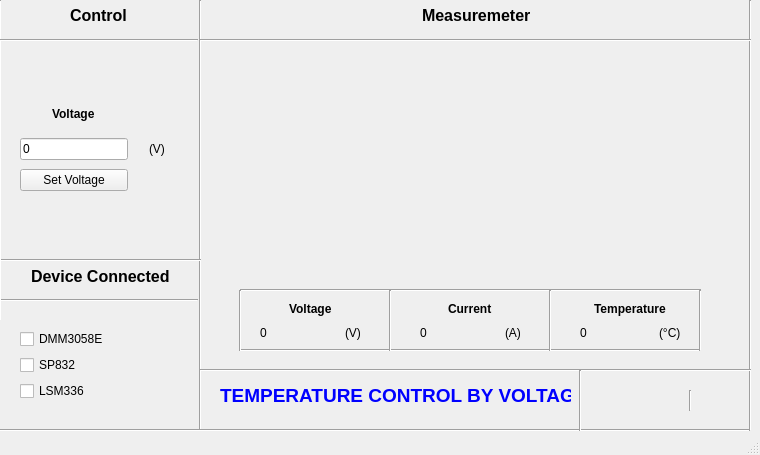
<?xml version="1.0" encoding="UTF-8"?>
<ui version="4.0">
 <class>HMI_RRL_3</class>
 <widget class="QMainWindow" name="HMI_RRL_3">
  <property name="geometry">
   <rect>
    <x>0</x>
    <y>0</y>
    <width>760</width>
    <height>455</height>
   </rect>
  </property>
  <property name="font">
   <font>
    <bold>true</bold>
   </font>
  </property>
  <property name="windowTitle">
   <string>MainWindow</string>
  </property>
  <property name="windowIcon">
   <iconset>
    <normaloff>../../../HMI_AUTOCAL_2023v3.3/ui/logo_cepia.qrc.jpg</normaloff>../../../HMI_AUTOCAL_2023v3.3/ui/logo_cepia.qrc.jpg</iconset>
  </property>
  <widget class="QWidget" name="centralwidget">
   <widget class="QWidget" name="verticalLayoutWidget">
    <property name="geometry">
     <rect>
      <x>20</x>
      <y>100</y>
      <width>161</width>
      <height>91</height>
     </rect>
    </property>
    <layout class="QVBoxLayout" name="verticalLayout">
     <item>
      <layout class="QGridLayout" name="gridLayout">
       <item row="3" column="0" alignment="Qt::AlignHCenter|Qt::AlignVCenter">
        <widget class="QLineEdit" name="volt_c">
         <property name="font">
          <font>
           <bold>false</bold>
          </font>
         </property>
         <property name="autoFillBackground">
          <bool>false</bool>
         </property>
         <property name="text">
          <string>0</string>
         </property>
        </widget>
       </item>
       <item row="2" column="0" alignment="Qt::AlignHCenter|Qt::AlignVCenter">
        <widget class="QLabel" name="volt">
         <property name="font">
          <font>
           <bold>true</bold>
          </font>
         </property>
         <property name="text">
          <string>Voltage</string>
         </property>
        </widget>
       </item>
       <item row="3" column="1" alignment="Qt::AlignHCenter|Qt::AlignVCenter">
        <widget class="QLabel" name="volt_s">
         <property name="font">
          <font>
           <italic>false</italic>
           <bold>false</bold>
          </font>
         </property>
         <property name="text">
          <string>(V)</string>
         </property>
        </widget>
       </item>
       <item row="4" column="0">
        <widget class="QPushButton" name="volt_set">
         <property name="font">
          <font>
           <bold>false</bold>
          </font>
         </property>
         <property name="text">
          <string>Set Voltage</string>
         </property>
        </widget>
       </item>
      </layout>
     </item>
    </layout>
   </widget>
   <widget class="QWidget" name="verticalLayoutWidget_2">
    <property name="geometry">
     <rect>
      <x>20</x>
      <y>230</y>
      <width>161</width>
      <height>171</height>
     </rect>
    </property>
    <layout class="QVBoxLayout" name="verticalLayout_2">
     <item alignment="Qt::AlignHCenter|Qt::AlignVCenter">
      <widget class="QLabel" name="device_conn">
       <property name="font">
        <font>
         <pointsize>12</pointsize>
         <bold>true</bold>
        </font>
       </property>
       <property name="text">
        <string>Device Connected</string>
       </property>
      </widget>
     </item>
     <item>
      <widget class="QCheckBox" name="c_dmm">
       <property name="font">
        <font>
         <bold>false</bold>
        </font>
       </property>
       <property name="text">
        <string>DMM3058E</string>
       </property>
      </widget>
     </item>
     <item>
      <widget class="QCheckBox" name="c_sp">
       <property name="font">
        <font>
         <bold>false</bold>
        </font>
       </property>
       <property name="text">
        <string>SP832</string>
       </property>
      </widget>
     </item>
     <item>
      <widget class="QCheckBox" name="c_ls">
       <property name="font">
        <font>
         <bold>false</bold>
        </font>
       </property>
       <property name="text">
        <string>LSM336</string>
       </property>
      </widget>
     </item>
    </layout>
   </widget>
   <widget class="QLabel" name="ima_cepia">
    <property name="geometry">
     <rect>
      <x>600</x>
      <y>380</y>
      <width>81</width>
      <height>41</height>
     </rect>
    </property>
    <property name="text">
     <string/>
    </property>
    <property name="pixmap">
     <pixmap>../../../HMI_AUTOCAL_2023v3.3/ui/logo_cepia.jpg</pixmap>
    </property>
    <property name="scaledContents">
     <bool>true</bool>
    </property>
   </widget>
   <widget class="QLabel" name="ima_udec">
    <property name="geometry">
     <rect>
      <x>700</x>
      <y>380</y>
      <width>31</width>
      <height>41</height>
     </rect>
    </property>
    <property name="text">
     <string/>
    </property>
    <property name="pixmap">
     <pixmap>../../../HMI_AUTOCAL_2023v3.3/ui/udec.bmp</pixmap>
    </property>
    <property name="scaledContents">
     <bool>true</bool>
    </property>
   </widget>
   <widget class="Line" name="line">
    <property name="geometry">
     <rect>
      <x>190</x>
      <y>0</y>
      <width>20</width>
      <height>431</height>
     </rect>
    </property>
    <property name="orientation">
     <enum>Qt::Vertical</enum>
    </property>
   </widget>
   <widget class="Line" name="line_2">
    <property name="geometry">
     <rect>
      <x>0</x>
      <y>250</y>
      <width>201</width>
      <height>20</height>
     </rect>
    </property>
    <property name="orientation">
     <enum>Qt::Horizontal</enum>
    </property>
   </widget>
   <widget class="Line" name="line_3">
    <property name="geometry">
     <rect>
      <x>0</x>
      <y>420</y>
      <width>751</width>
      <height>21</height>
     </rect>
    </property>
    <property name="orientation">
     <enum>Qt::Horizontal</enum>
    </property>
   </widget>
   <widget class="Line" name="line_4">
    <property name="geometry">
     <rect>
      <x>740</x>
      <y>0</y>
      <width>20</width>
      <height>431</height>
     </rect>
    </property>
    <property name="orientation">
     <enum>Qt::Vertical</enum>
    </property>
   </widget>
   <widget class="Line" name="line_5">
    <property name="geometry">
     <rect>
      <x>200</x>
      <y>30</y>
      <width>551</width>
      <height>20</height>
     </rect>
    </property>
    <property name="orientation">
     <enum>Qt::Horizontal</enum>
    </property>
   </widget>
   <widget class="Line" name="line_6">
    <property name="geometry">
     <rect>
      <x>-3</x>
      <y>290</y>
      <width>201</width>
      <height>20</height>
     </rect>
    </property>
    <property name="orientation">
     <enum>Qt::Horizontal</enum>
    </property>
   </widget>
   <widget class="Line" name="line_7">
    <property name="geometry">
     <rect>
      <x>-10</x>
      <y>0</y>
      <width>21</width>
      <height>321</height>
     </rect>
    </property>
    <property name="orientation">
     <enum>Qt::Vertical</enum>
    </property>
   </widget>
   <widget class="Line" name="line_8">
    <property name="geometry">
     <rect>
      <x>200</x>
      <y>360</y>
      <width>551</width>
      <height>20</height>
     </rect>
    </property>
    <property name="orientation">
     <enum>Qt::Horizontal</enum>
    </property>
   </widget>
   <widget class="Line" name="line_9">
    <property name="geometry">
     <rect>
      <x>570</x>
      <y>370</y>
      <width>20</width>
      <height>61</height>
     </rect>
    </property>
    <property name="orientation">
     <enum>Qt::Vertical</enum>
    </property>
   </widget>
   <widget class="Line" name="line_10">
    <property name="geometry">
     <rect>
      <x>680</x>
      <y>390</y>
      <width>20</width>
      <height>21</height>
     </rect>
    </property>
    <property name="orientation">
     <enum>Qt::Vertical</enum>
    </property>
   </widget>
   <widget class="QLabel" name="name_1">
    <property name="geometry">
     <rect>
      <x>220</x>
      <y>380</y>
      <width>351</width>
      <height>31</height>
     </rect>
    </property>
    <property name="palette">
     <palette>
      <active>
       <colorrole role="WindowText">
        <brush brushstyle="SolidPattern">
         <color alpha="255">
          <red>0</red>
          <green>0</green>
          <blue>255</blue>
         </color>
        </brush>
       </colorrole>
      </active>
      <inactive>
       <colorrole role="WindowText">
        <brush brushstyle="SolidPattern">
         <color alpha="255">
          <red>0</red>
          <green>0</green>
          <blue>255</blue>
         </color>
        </brush>
       </colorrole>
      </inactive>
      <disabled/>
     </palette>
    </property>
    <property name="font">
     <font>
      <family>Segoe UI</family>
      <pointsize>14</pointsize>
      <bold>true</bold>
     </font>
    </property>
    <property name="text">
     <string>TEMPERATURE CONTROL BY VOLTAGE</string>
    </property>
    <property name="scaledContents">
     <bool>true</bool>
    </property>
   </widget>
   <widget class="QWidget" name="verticalLayoutWidget_3">
    <property name="geometry">
     <rect>
      <x>230</x>
      <y>60</y>
      <width>491</width>
      <height>201</height>
     </rect>
    </property>
    <layout class="QVBoxLayout" name="verticalLayout_3"/>
   </widget>
   <widget class="Line" name="line_11">
    <property name="geometry">
     <rect>
      <x>-3</x>
      <y>30</y>
      <width>201</width>
      <height>20</height>
     </rect>
    </property>
    <property name="orientation">
     <enum>Qt::Horizontal</enum>
    </property>
   </widget>
   <widget class="QLabel" name="graph_curr">
    <property name="geometry">
     <rect>
      <x>220</x>
      <y>50</y>
      <width>511</width>
      <height>221</height>
     </rect>
    </property>
    <property name="text">
     <string/>
    </property>
    <property name="pixmap">
     <pixmap>../../../HMI_AUTOCAL_2023v3.3/ui/GRIS.bmp</pixmap>
    </property>
    <property name="scaledContents">
     <bool>true</bool>
    </property>
   </widget>
   <widget class="QWidget" name="verticalLayoutWidget_4">
    <property name="geometry">
     <rect>
      <x>420</x>
      <y>300</y>
      <width>101</width>
      <height>42</height>
     </rect>
    </property>
    <property name="font">
     <font>
      <bold>true</bold>
     </font>
    </property>
    <layout class="QVBoxLayout" name="verticalLayout_4">
     <item alignment="Qt::AlignHCenter|Qt::AlignVCenter">
      <widget class="QLabel" name="label">
       <property name="font">
        <font>
         <bold>true</bold>
        </font>
       </property>
       <property name="text">
        <string>Current</string>
       </property>
      </widget>
     </item>
     <item>
      <layout class="QHBoxLayout" name="horizontalLayout">
       <item alignment="Qt::AlignLeft|Qt::AlignVCenter">
        <widget class="QLabel" name="curr_m">
         <property name="font">
          <font>
           <bold>false</bold>
          </font>
         </property>
         <property name="text">
          <string>0</string>
         </property>
        </widget>
       </item>
       <item alignment="Qt::AlignRight|Qt::AlignVCenter">
        <widget class="QLabel" name="curr_s">
         <property name="font">
          <font>
           <bold>false</bold>
          </font>
         </property>
         <property name="text">
          <string>(A)</string>
         </property>
        </widget>
       </item>
      </layout>
     </item>
    </layout>
   </widget>
   <widget class="QWidget" name="verticalLayoutWidget_5">
    <property name="geometry">
     <rect>
      <x>580</x>
      <y>300</y>
      <width>101</width>
      <height>42</height>
     </rect>
    </property>
    <layout class="QVBoxLayout" name="verticalLayout_5">
     <item alignment="Qt::AlignHCenter|Qt::AlignVCenter">
      <widget class="QLabel" name="label_2">
       <property name="font">
        <font>
         <bold>true</bold>
        </font>
       </property>
       <property name="text">
        <string>Temperature</string>
       </property>
      </widget>
     </item>
     <item>
      <layout class="QHBoxLayout" name="horizontalLayout_2">
       <item alignment="Qt::AlignLeft|Qt::AlignVCenter">
        <widget class="QLabel" name="temp_m">
         <property name="font">
          <font>
           <bold>false</bold>
          </font>
         </property>
         <property name="text">
          <string>0</string>
         </property>
        </widget>
       </item>
       <item alignment="Qt::AlignRight|Qt::AlignVCenter">
        <widget class="QLabel" name="temp_s">
         <property name="font">
          <font>
           <bold>false</bold>
          </font>
         </property>
         <property name="text">
          <string>(°C)</string>
         </property>
        </widget>
       </item>
      </layout>
     </item>
    </layout>
   </widget>
   <widget class="QWidget" name="horizontalLayoutWidget_3">
    <property name="geometry">
     <rect>
      <x>70</x>
      <y>0</y>
      <width>461</width>
      <height>31</height>
     </rect>
    </property>
    <layout class="QHBoxLayout" name="horizontalLayout_3">
     <item>
      <widget class="QLabel" name="cotrol">
       <property name="font">
        <font>
         <pointsize>12</pointsize>
         <bold>true</bold>
        </font>
       </property>
       <property name="text">
        <string>Control</string>
       </property>
      </widget>
     </item>
     <item alignment="Qt::AlignRight">
      <widget class="QLabel" name="measure_">
       <property name="font">
        <font>
         <pointsize>12</pointsize>
         <bold>true</bold>
        </font>
       </property>
       <property name="text">
        <string>Measuremeter</string>
       </property>
      </widget>
     </item>
    </layout>
   </widget>
   <widget class="Line" name="line_12">
    <property name="geometry">
     <rect>
      <x>240</x>
      <y>280</y>
      <width>461</width>
      <height>20</height>
     </rect>
    </property>
    <property name="orientation">
     <enum>Qt::Horizontal</enum>
    </property>
   </widget>
   <widget class="Line" name="line_13">
    <property name="geometry">
     <rect>
      <x>240</x>
      <y>340</y>
      <width>461</width>
      <height>20</height>
     </rect>
    </property>
    <property name="orientation">
     <enum>Qt::Horizontal</enum>
    </property>
   </widget>
   <widget class="Line" name="line_14">
    <property name="geometry">
     <rect>
      <x>230</x>
      <y>290</y>
      <width>20</width>
      <height>61</height>
     </rect>
    </property>
    <property name="orientation">
     <enum>Qt::Vertical</enum>
    </property>
   </widget>
   <widget class="Line" name="line_15">
    <property name="geometry">
     <rect>
      <x>690</x>
      <y>290</y>
      <width>20</width>
      <height>61</height>
     </rect>
    </property>
    <property name="orientation">
     <enum>Qt::Vertical</enum>
    </property>
   </widget>
   <widget class="QWidget" name="verticalLayoutWidget_6">
    <property name="geometry">
     <rect>
      <x>260</x>
      <y>300</y>
      <width>101</width>
      <height>42</height>
     </rect>
    </property>
    <layout class="QVBoxLayout" name="verticalLayout_6">
     <item alignment="Qt::AlignHCenter|Qt::AlignVCenter">
      <widget class="QLabel" name="label_3">
       <property name="font">
        <font>
         <bold>true</bold>
        </font>
       </property>
       <property name="text">
        <string>Voltage</string>
       </property>
      </widget>
     </item>
     <item>
      <layout class="QHBoxLayout" name="horizontalLayout_4">
       <item alignment="Qt::AlignLeft|Qt::AlignVCenter">
        <widget class="QLabel" name="volt_m">
         <property name="font">
          <font>
           <bold>false</bold>
          </font>
         </property>
         <property name="text">
          <string>0</string>
         </property>
        </widget>
       </item>
       <item alignment="Qt::AlignRight|Qt::AlignVCenter">
        <widget class="QLabel" name="label_4">
         <property name="font">
          <font>
           <bold>false</bold>
          </font>
         </property>
         <property name="text">
          <string>(V)</string>
         </property>
        </widget>
       </item>
      </layout>
     </item>
    </layout>
   </widget>
   <widget class="Line" name="line_16">
    <property name="geometry">
     <rect>
      <x>380</x>
      <y>290</y>
      <width>20</width>
      <height>61</height>
     </rect>
    </property>
    <property name="orientation">
     <enum>Qt::Vertical</enum>
    </property>
   </widget>
   <widget class="Line" name="line_17">
    <property name="geometry">
     <rect>
      <x>540</x>
      <y>290</y>
      <width>20</width>
      <height>61</height>
     </rect>
    </property>
    <property name="orientation">
     <enum>Qt::Vertical</enum>
    </property>
   </widget>
   <zorder>graph_curr</zorder>
   <zorder>verticalLayoutWidget</zorder>
   <zorder>verticalLayoutWidget_2</zorder>
   <zorder>ima_cepia</zorder>
   <zorder>ima_udec</zorder>
   <zorder>line</zorder>
   <zorder>line_2</zorder>
   <zorder>line_3</zorder>
   <zorder>line_4</zorder>
   <zorder>line_5</zorder>
   <zorder>line_6</zorder>
   <zorder>line_7</zorder>
   <zorder>line_8</zorder>
   <zorder>line_9</zorder>
   <zorder>line_10</zorder>
   <zorder>name_1</zorder>
   <zorder>verticalLayoutWidget_3</zorder>
   <zorder>line_11</zorder>
   <zorder>verticalLayoutWidget_4</zorder>
   <zorder>verticalLayoutWidget_5</zorder>
   <zorder>horizontalLayoutWidget_3</zorder>
   <zorder>line_12</zorder>
   <zorder>line_13</zorder>
   <zorder>line_14</zorder>
   <zorder>line_15</zorder>
   <zorder>verticalLayoutWidget_6</zorder>
   <zorder>line_16</zorder>
   <zorder>line_17</zorder>
  </widget>
  <widget class="QStatusBar" name="statusbar"/>
 </widget>
 <resources/>
 <connections/>
</ui>
